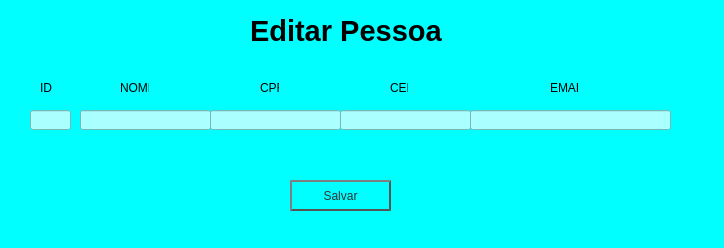
<?xml version="1.0" encoding="UTF-8"?>
<ui version="4.0">
 <class>MainWindow</class>
 <widget class="QMainWindow" name="MainWindow">
  <property name="geometry">
   <rect>
    <x>0</x>
    <y>0</y>
    <width>724</width>
    <height>248</height>
   </rect>
  </property>
  <property name="windowTitle">
   <string>MainWindow</string>
  </property>
  <property name="styleSheet">
   <string notr="true">background-color: rgb(0, 255, 255);</string>
  </property>
  <widget class="QWidget" name="centralwidget">
   <widget class="QLabel" name="label">
    <property name="geometry">
     <rect>
      <x>250</x>
      <y>0</y>
      <width>261</width>
      <height>61</height>
     </rect>
    </property>
    <property name="font">
     <font>
      <pointsize>22</pointsize>
      <weight>75</weight>
      <bold>true</bold>
     </font>
    </property>
    <property name="text">
     <string>Editar Pessoa</string>
    </property>
   </widget>
   <widget class="QLabel" name="label_2">
    <property name="geometry">
     <rect>
      <x>550</x>
      <y>80</y>
      <width>30</width>
      <height>16</height>
     </rect>
    </property>
    <property name="text">
     <string>EMAIL</string>
    </property>
   </widget>
   <widget class="QLabel" name="label_3">
    <property name="geometry">
     <rect>
      <x>390</x>
      <y>80</y>
      <width>18</width>
      <height>16</height>
     </rect>
    </property>
    <property name="text">
     <string>CEL</string>
    </property>
   </widget>
   <widget class="QLabel" name="label_4">
    <property name="geometry">
     <rect>
      <x>260</x>
      <y>80</y>
      <width>19</width>
      <height>16</height>
     </rect>
    </property>
    <property name="text">
     <string>CPF</string>
    </property>
   </widget>
   <widget class="QLabel" name="label_5">
    <property name="geometry">
     <rect>
      <x>120</x>
      <y>80</y>
      <width>29</width>
      <height>16</height>
     </rect>
    </property>
    <property name="text">
     <string>NOME</string>
    </property>
   </widget>
   <widget class="QLabel" name="label_6">
    <property name="geometry">
     <rect>
      <x>40</x>
      <y>80</y>
      <width>16</width>
      <height>16</height>
     </rect>
    </property>
    <property name="text">
     <string>ID</string>
    </property>
   </widget>
   <widget class="QLineEdit" name="lineEdit">
    <property name="geometry">
     <rect>
      <x>30</x>
      <y>110</y>
      <width>41</width>
      <height>20</height>
     </rect>
    </property>
    <property name="styleSheet">
     <string notr="true">background-color: rgb(170, 255, 255);</string>
    </property>
   </widget>
   <widget class="QLineEdit" name="lineEdit_2">
    <property name="geometry">
     <rect>
      <x>80</x>
      <y>110</y>
      <width>131</width>
      <height>20</height>
     </rect>
    </property>
    <property name="styleSheet">
     <string notr="true">background-color: rgb(170, 255, 255);</string>
    </property>
   </widget>
   <widget class="QLineEdit" name="lineEdit_3">
    <property name="geometry">
     <rect>
      <x>210</x>
      <y>110</y>
      <width>131</width>
      <height>20</height>
     </rect>
    </property>
    <property name="styleSheet">
     <string notr="true">background-color: rgb(170, 255, 255);</string>
    </property>
   </widget>
   <widget class="QLineEdit" name="lineEdit_4">
    <property name="geometry">
     <rect>
      <x>340</x>
      <y>110</y>
      <width>131</width>
      <height>20</height>
     </rect>
    </property>
    <property name="styleSheet">
     <string notr="true">background-color: rgb(170, 255, 255);</string>
    </property>
   </widget>
   <widget class="QLineEdit" name="lineEdit_5">
    <property name="geometry">
     <rect>
      <x>470</x>
      <y>110</y>
      <width>201</width>
      <height>20</height>
     </rect>
    </property>
    <property name="styleSheet">
     <string notr="true">background-color: rgb(170, 255, 255);</string>
    </property>
   </widget>
   <widget class="QPushButton" name="pushButton_3">
    <property name="geometry">
     <rect>
      <x>290</x>
      <y>180</y>
      <width>101</width>
      <height>31</height>
     </rect>
    </property>
    <property name="styleSheet">
     <string notr="true">QPushButton {
    color: #333;
    border: 2px solid #555;
    border-radius: 20px;
    border-style: outset;
   	background: qradialgradient(
        cx: 0.3, cy: -0.4, fx: 0.3, fy: -0.4,
        radius: 1.35, stop: 0 #fff, stop: 1 #0000ff
        );
    padding: 5px;
    }

QPushButton:hover {
    background: qradialgradient(
        cx: 0.3, cy: -0.4, fx: 0.3, fy: -0.4,
        radius: 1.35, stop: 0 #0000ff, stop: 1 #bbb
        );
    }

QPushButton:pressed {
    border-style: inset;
    background: qradialgradient(
        cx: 0.4, cy: -0.1, fx: 0.4, fy: -0.1,
        radius: 1.35, stop: 0 #fff, stop: 1 #ddd
        );
    }</string>
    </property>
    <property name="text">
     <string>Salvar</string>
    </property>
   </widget>
  </widget>
  <widget class="QStatusBar" name="statusbar"/>
 </widget>
 <resources/>
 <connections/>
</ui>
